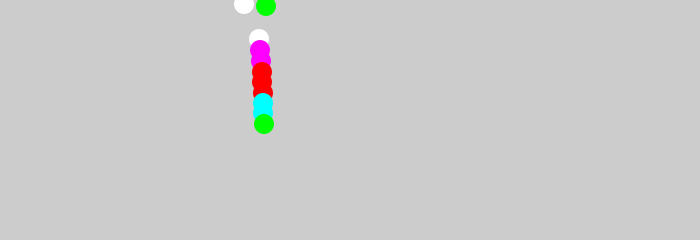
Frame 1 (no input)
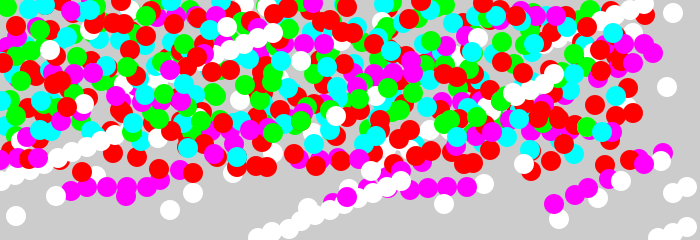
Frame 60 (the mouse pressed at the canvas centre just before this capture)
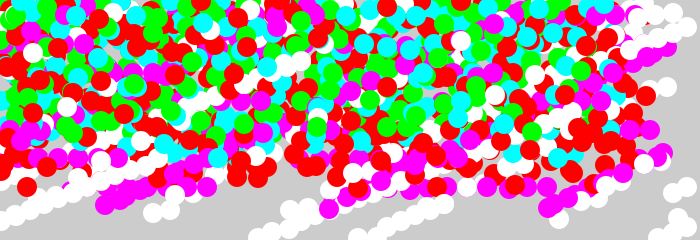
Frame 120 (the mouse held since frame 60 and released just before this capture)

The Processing sketch that drew these frames (run headless with seeded random() and noise(); from frame 60 on, the mouse is pressed at the canvas centre):

// Processing sketch: processing_131658
// ── processing_131658.pde

void setup() {
  size(700, 240);
  noStroke();
  frameRate(7);
  smooth();
}

void draw() {
  fill(0,255,255);
  fill(255);
  
  ellipse(millis() % width, millis() % height, 20, 20);
ellipse(millis() %(width-20), millis() %(height-20), 20, 20);
fill (255,0,255);
ellipse(millis() %(width-30), millis() %(height-30), 20, 20);
ellipse(millis() %(width-40), millis() %(height-40), 20, 20);
fill (255,0,0);
ellipse(millis() %(width-50), millis() %(height-50), 20, 20);
ellipse(millis() %(width-60), millis() %(height-60), 20, 20);
ellipse(millis() %(width-70), millis() %(height-70), 20, 20);
fill (0,255,255);
ellipse(millis() %(width-80), millis() %(height-80), 20, 20);
ellipse(millis() %(width-90), millis() %(height-90), 20, 20);
fill (0,255,0);
ellipse(millis() %(width-100), millis() %(height-100), 20, 20);
ellipse(millis() %(width-110), millis() %(height-110), 20, 20);

}
